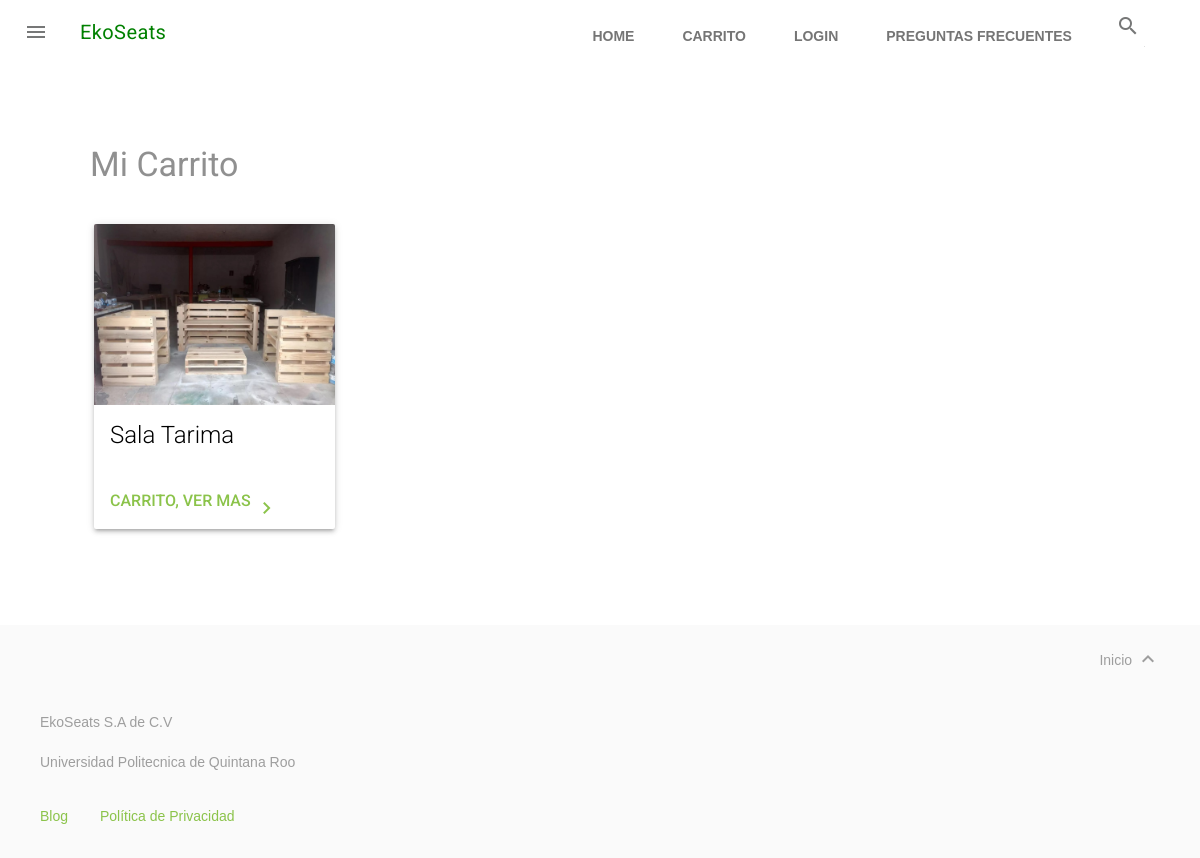
Screenshot of /carrito.php (signed in) with the database file from the repository.
### tables this page shows
CREATE TABLE `carrito` (
  `id` int(11) NOT NULL,
  `id_usuario` int(11) NOT NULL,
  `id_producto` int(11) NOT NULL,
  `cantidad` int(11) NOT NULL
);

CREATE TABLE `productos` (
  `id_producto` int(11) NOT NULL,
  `nombre_producto` varchar(50) NOT NULL,
  `descripcion_producto` text NOT NULL,
  `stock_producto` int(11) NOT NULL,
  `precio_producto` decimal(10,0) NOT NULL,
  `imagenes` text NOT NULL,
  `tipo_producto` int(11) NOT NULL,
  `id_usuario` int(11) NOT NULL
);

### carrito.php (the view, shortened to what this page needs)
<!doctype html>
<html lang="es">
  <head>
    <link rel="stylesheet" href="https://maxcdn.bootstrapcdn.com/bootstrap/3.3.7/css/bootstrap.min.css">
    <link rel="stylesheet" href="https://maxcdn.bootstrapcdn.com/bootstrap/3.3.7/css/bootstrap-theme.min.css">
    <link rel="stylesheet" href="css/material.min.css">
    <link rel="stylesheet" href="css/styles.css">
  </head>
  <body>
    <div class="mdl-layout mdl-js-layout mdl-layout--fixed-header">
      <div class="android-header mdl-layout__header mdl-layout__header--waterfall">
        <div class="mdl-layout__header-row">
          <span class="android-title mdl-layout-title" style="color: green">
        EkoSeats
          </span>
          <div class="android-search-box mdl-textfield mdl-js-textfield mdl-textfield--expandable mdl-textfield--floating-label mdl-textfield--align-right mdl-textfield--full-width">
            <label class="mdl-button mdl-js-button mdl-button--icon" for="search-field">
              <i class="material-icons">search</i>
            </label>
          </div>
          <div class="android-navigation-container">
            <nav class="android-navigation mdl-navigation">
              <a class="mdl-navigation__link mdl-typography--text-uppercase" href="index.php">Home</a>
              <a class="mdl-navigation__link mdl-typography--text-uppercase" href="carrito.php">Carrito</a>
              <a class="mdl-navigation__link mdl-typography--text-uppercase" href="login.php">Login</a>
              <a class="mdl-navigation__link mdl-typography--text-uppercase" href="quienes_somos.php">Preguntas Frecuentes</a>
            </nav>
          </div>
        </div>
      </div>
      <div class="android-content mdl-layout__content">
        <div class="android-more-section">
          <div class="android-section-title mdl-typography--display-1-color-contrast">Mi Carrito</div>
          <div class="android-card-container mdl-grid">
         <?php
                    require 'php/conexion.php';
                    $consulta = $mysqli->query("SELECT carrito.id_usuario, carrito.id_producto, productos.nombre_producto, productos.imagenes, productos.precio_producto, productos.id_usuario, carrito.cantidad FROM carrito
                      INNER JOIN productos ON carrito.id_producto = productos.id_producto
                      WHERE carrito.id_usuario =".$_SESSION['id_usuario']);
                    while($resultado = mysqli_fetch_assoc($consulta)){
                    ?>
                          <div class='mdl-cell mdl-cell--3-col mdl-cell--4-col-tablet mdl-cell--4-col-phone mdl-card mdl-shadow--3dp'>
                            <div class='mdl-card__media'>
                              <img src='<?php echo $resultado['imagenes'] ?>'>
                            </div>
                            <div class='mdl-card__title'>
                              <h4 class='mdl-card__title-text'><?php echo $resultado['nombre_producto'] ?></h4>
                            </div>
                            <div class='mdl-card__supporting-text'>
                            </div>
                            <div class='mdl-card__actions'>
                              <a class='android-link mdl-button mdl-js-button mdl-typography--text-uppercase' href='detalles.php?valor= <?php echo $resultado['id_producto'] ?>' >Carrito, ver mas
                                <i class='material-icons'>chevron_right</i>
                              </a>
                            </div>
                          </div>
                  <?php
                    }
                  ?>
          </div>
        </div>
        <footer class="android-footer mdl-mega-footer">
          <div class="mdl-mega-footer--top-section">
            <div class="mdl-mega-footer--right-section">
              <a class="mdl-typography--font-light" href="#top">
                Inicio
                <i class="material-icons">expand_less</i>
              </a>
            </div>
          </div>
          <div class="mdl-mega-footer--middle-section">
            <p class="mdl-typography--font-light">EkoSeats S.A de C.V</p>
            <p class="mdl-typography--font-light">Universidad Politecnica de Quintana Roo</p>
          </div>
          <div class="mdl-mega-footer--bottom-section">
            <a class="android-link mdl-typography--font-light" href="">Blog</a>
            <a class="android-link mdl-typography--font-light" href="">Política de Privacidad</a>
          </div>
        </footer>
      </div>
    </div>
  </body>
</html>

### css/styles.css (style rules this page uses)
body { margin: 0; }
.mdl-textfield--expandable { width: auto; }
.android-header { overflow: visible; background-color: white; }
.android-header .material-icons { color: #767777 !important; }
.android-header .mdl-navigation__link { color: #757575; font-weight: 700; font-size: 14px; }
.android-navigation-container { direction: rtl; -webkit-box-ordinal-group: 2; -webkit-order: 1; -ms-flex-order: 1; order: 1; width: 500px; -webkit-transition: opacity 0.2s cubic-bezier(0.4, 0, 0.2, 1), width 0.2s cubic-bezier(0.4, 0, 0.2, 1); transition: opacity 0.2s cubic-bezier(0.4, 0, 0.2, 1), width 0.2s cubic-bezier(0.4, 0, 0.2, 1); }
.android-navigation { direction: ltr; -webkit-box-pack: end; -webkit-justify-content: flex-end; -ms-flex-pack: end; justify-content: flex-end; width: 800px; }
.android-navigation .mdl-navigation__link { display: inline-block; height: 60px; line-height: 68px; background-color: transparent !important; border-bottom: 4px solid transparent; }
.android-search-box { -webkit-box-ordinal-group: 3; -webkit-order: 2; -ms-flex-order: 2; order: 2; margin-left: 16px; margin-right: 16px; }
.android-link { text-decoration: none; color: #8bc34a !important; }
.android-link .material-icons { position: relative; top: 6px; }
.android-more-section { padding: 80px 0; max-width: 1044px; margin-left: auto; margin-right: auto; }
.android-more-section .android-section-title { margin-left: 12px; padding-bottom: 24px; }
.android-card-container .mdl-card__media { overflow: hidden; background: transparent; }
.android-card-container .mdl-card__media img { width: 100%; }
.android-card-container .mdl-card__title { background: transparent; height: auto; }
.android-card-container .mdl-card__title-text { color: black; height: auto; }
.android-card-container .mdl-card__supporting-text { height: auto; color: black; padding-bottom: 48px; }
.android-card-container .mdl-card__actions { position: absolute; bottom: 0; }
.android-card-container .mdl-card__actions a { border-top: none; line-height: 32px; font-size: 16px; }
.android-footer { background-color: #fafafa; position: relative; }
.android-footer .mdl-mega-footer--top-section::after { border-bottom: none; }
.android-footer .mdl-mega-footer--middle-section::after { border-bottom: none; }
.android-footer .mdl-mega-footer--bottom-section { position: relative; }
.android-footer .mdl-mega-footer--bottom-section a { margin-right: 2em; }
.android-footer .mdl-mega-footer--right-section a .material-icons { position: relative; top: 6px; }

### rows the page displays
carrito: id_producto.imagenes (picture), id_producto.nombre_producto "Sala Tarima"
